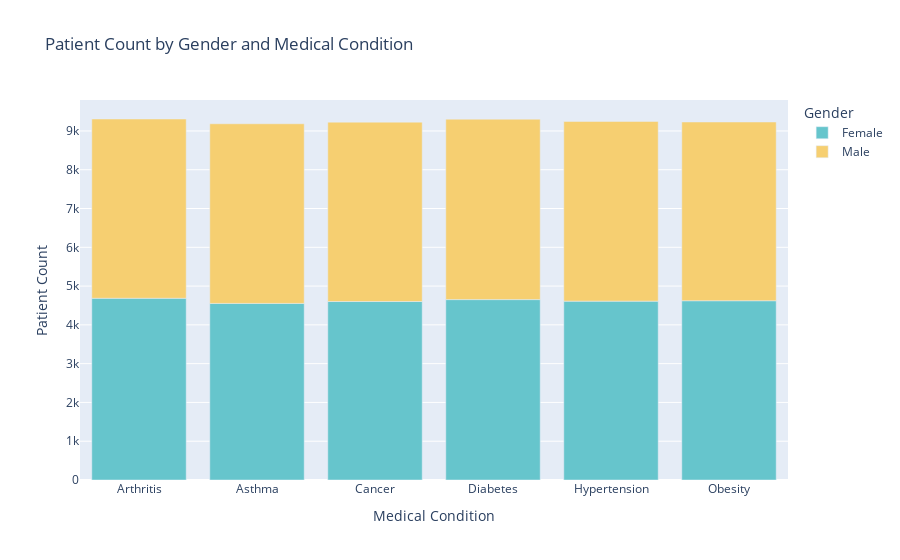

Notebook cell for this chart:
### Code cell
# Group 'Sex' by 'Medical Condition' and calculate the count for each combination
sex_by_condition = df.groupby(['Medical Condition', 'Gender']).size().reset_index(name='Count')

# Plot using Plotly Express with different color palettes
fig = px.bar(sex_by_condition, x='Medical Condition', y='Count', color='Gender',
             title='Patient Count by Gender and Medical Condition',
             labels={'Count': 'Patient Count', 'Medical Condition': 'Medical Condition', 'Gender': 'Gender'},
             color_discrete_sequence=px.colors.qualitative.Pastel)
fig.show()

### Figure 1 — Plotly figure (JSON) as saved in the notebook; plotly's stock layout.template omitted (floating-point values rounded to 4 significant figures)
{"data": [{"alignmentgroup": "True", "hovertemplate": "Gender=Female<br>Medical Condition=%{x}<br>Patient Count=%{y}<extra></extra>", "legendgroup": "Female", "marker": {"color": "rgb(102, 197, 204)", "pattern": {"shape": ""}}, "name": "Female", "offsetgroup": "Female", "orientation": "v", "showlegend": true, "textposition": "auto", "type": "bar", "x": ["Arthritis", "Asthma", "Cancer", "Diabetes", "Hypertension", "Obesity"], "xaxis": "x", "y": [4686, 4553, 4602, 4651, 4612, 4622], "yaxis": "y"}, {"alignmentgroup": "True", "hovertemplate": "Gender=Male<br>Medical Condition=%{x}<br>Patient Count=%{y}<extra></extra>", "legendgroup": "Male", "marker": {"color": "rgb(246, 207, 113)", "pattern": {"shape": ""}}, "name": "Male", "offsetgroup": "Male", "orientation": "v", "showlegend": true, "textposition": "auto", "type": "bar", "x": ["Arthritis", "Asthma", "Cancer", "Diabetes", "Hypertension", "Obesity"], "xaxis": "x", "y": [4622, 4632, 4625, 4653, 4633, 4609], "yaxis": "y"}], "layout": {"barmode": "relative", "legend": {"title": {"text": "Gender"}, "tracegroupgap": 0}, "title": {"text": "Patient Count by Gender and Medical Condition"}, "xaxis": {"anchor": "y", "domain": [0, 1], "title": {"text": "Medical Condition"}}, "yaxis": {"anchor": "x", "domain": [0, 1], "title": {"text": "Patient Count"}}}}
